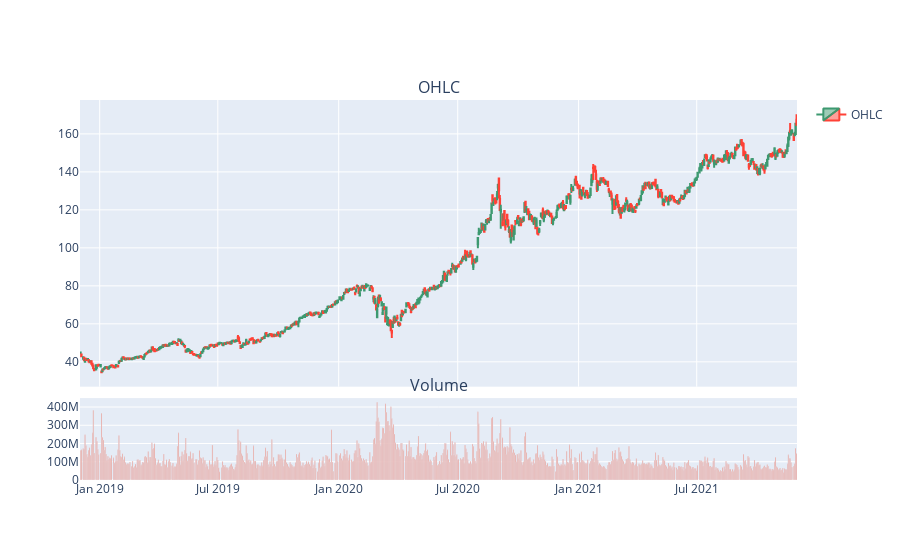

Notebook code cell kept with this figure:
### Code cell
# Create subplots and mention plot grid size
fig = make_subplots(rows=2, cols=1, shared_xaxes=True, 
               vertical_spacing=0.03, subplot_titles=('OHLC', 'Volume'), 
               row_width=[0.2, 0.7])

# Plot OHLC on 1st row
fig.add_trace(go.Candlestick(x=apple.index, open=apple["Open"], high=apple["High"],
                low=apple["Low"], close=apple["Close"], name="OHLC"), 
                row=1, col=1
)

# Bar trace for volumes on 2nd row without legend
fig.add_trace(go.Bar(x=apple.index, y=apple['Volume'], showlegend=False), row=2, col=1)

# Do not show OHLC's rangeslider plot 
fig.update(layout_xaxis_rangeslider_visible=False)
fig.update_xaxes(rangebreaks=[dict(bounds=["sat", "mon"]) ])#hide weekends
    
fig.show()

### Figure 1 — Plotly figure (JSON) as saved in the notebook; plotly's stock layout.template omitted (floating-point values rounded to 4 significant figures; data arrays with more than 128 entries replaced by an {"elided": "..."} marker saying what was removed)
{"data": [{"close": {"elided": "755 float values"}, "high": {"elided": "755 float values"}, "low": {"elided": "755 float values"}, "name": "OHLC", "open": {"elided": "755 float values"}, "type": "candlestick", "x": {"elided": "755 str values"}, "xaxis": "x", "yaxis": "y"}, {"showlegend": false, "type": "bar", "x": {"elided": "755 str values"}, "xaxis": "x2", "y": {"elided": "755 int values"}, "yaxis": "y2"}], "layout": {"annotations": [{"font": {"size": 16}, "showarrow": false, "text": "OHLC", "x": 0.5, "xanchor": "center", "xref": "paper", "y": 1, "yanchor": "bottom", "yref": "paper"}, {"font": {"size": 16}, "showarrow": false, "text": "Volume", "x": 0.5, "xanchor": "center", "xref": "paper", "y": 0.2156, "yanchor": "bottom", "yref": "paper"}], "xaxis": {"anchor": "y", "domain": [0, 1], "matches": "x2", "rangebreaks": [{"bounds": ["sat", "mon"]}], "rangeslider": {"visible": false}, "showticklabels": false}, "xaxis2": {"anchor": "y2", "domain": [0, 1], "rangebreaks": [{"bounds": ["sat", "mon"]}]}, "yaxis": {"anchor": "x", "domain": [0.2456, 1]}, "yaxis2": {"anchor": "x2", "domain": [0, 0.2156]}}}
